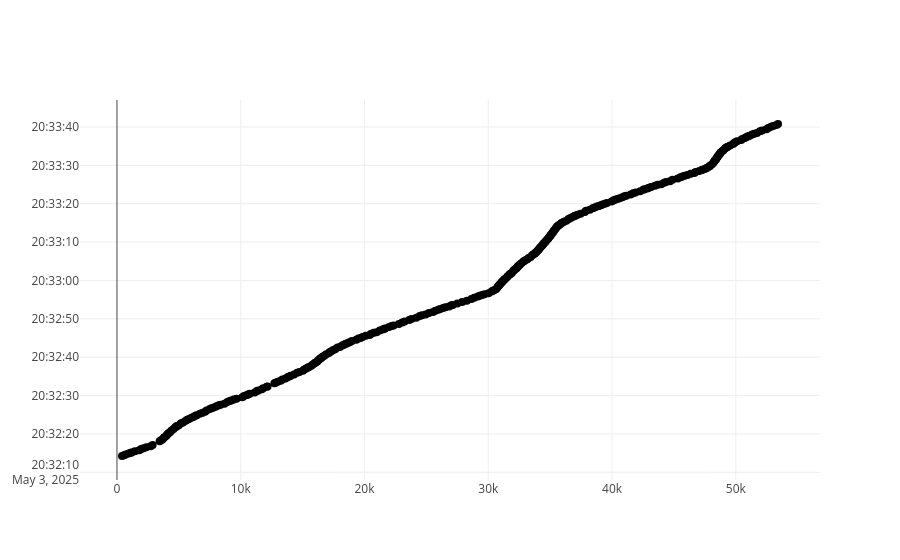

Here is the notebook cell this chart was saved with:
### Code cell
plot_data = [
    go.Scatter(
        x=df_pos1['absolute_distance'], y=df_pos1['timestamp'],
        mode="markers",
        marker=dict(size=8)
    )
]
plot_layout = dict()
figure = go.Figure(data=plot_data, layout=plot_layout)
figure.show()

### Figure 1 — Plotly figure (JSON) as saved in the notebook; plotly's stock layout.template omitted (floating-point values rounded to 4 significant figures; data arrays with more than 128 entries replaced by an {"elided": "..."} marker saying what was removed)
{"data": [{"marker": {"size": 8}, "mode": "markers", "type": "scatter", "x": {"elided": "331 float values"}, "y": {"elided": "331 str values"}}], "layout": {}}
